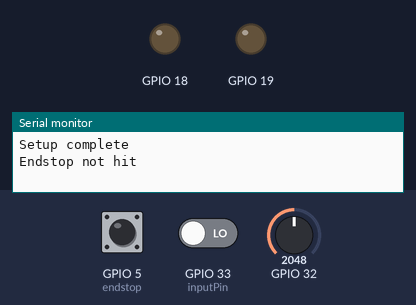
Recording of a program running on a simulated ESP32. On the bench: output pins drawn as LEDs (lit = HIGH), the last lines printed to the serial monitor. Inputs (shaded band) come from the test bench; at power-on: GPIO 33 (inputPin) LOW, GPIO 5 (endstop) LOW, GPIO 32 = 2048.

Above: at 1.2 s.
1.3 s: GPIO 33 (inputPin) driven HIGH
At 2.5 s:
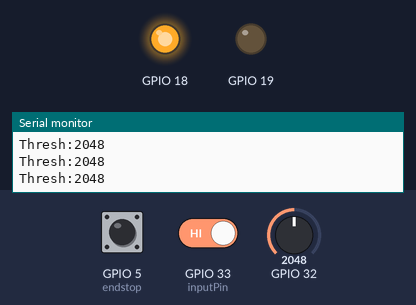
At 4.1 s:
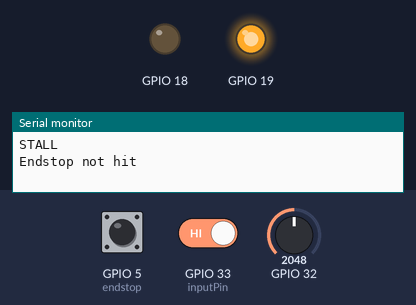
4.3 s: GPIO 5 (endstop) pulled HIGH for 1 s
Timing chart, 0 to 7.3 s (numbered marks = the images above; inputs shaded):
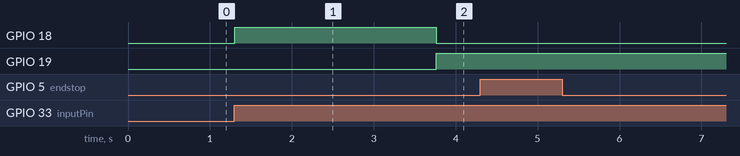

The program:

main.cpp
```cpp
#include "Arduino.h"
#include "motor.h"
#include "button.h"
#include "config.h"

const int inputPin = 33;
const int endstop = 5;

int status = 0;

MotorDriver motor(18, 19, 32, 250);
Button button(33);

long last_millis;
long button_pressed = false;

void onButtonPress()
{
  Serial.println("Button pressed");
  status++;
  if (status > 2)
    status = 0;
  switch (status)
  {
  case 0:
    motor.backward();
    break;
  case 1:
    motor.forward();
    break;
  case 2:
    motor.stop();
    break;
  default:
    motor.stop();
  }
}

void setup()
{
  Serial.begin(9600);
  pinMode(inputPin, INPUT_PULLDOWN);
  pinMode(endstop, INPUT_PULLDOWN);
  last_millis = millis();
  motor.overrideJamDetection = false;
  motor.debug = DEBUG_MOTOR;
  button.debug = DEBUG_BUTTON;

  button.onDown(onButtonPress);
  Serial.println("Setup complete");
}

void loop()
{
  motor.loop();
  button.loop();

  int state = digitalRead(endstop);

  long diff = millis() - last_millis;
  if (diff > 1000)
  {
    last_millis = millis();
    if (state == HIGH)
    {
      Serial.println("Endstop hit");
    }
    else
    {
      Serial.println("Endstop not hit");
    }
  }
}
```

button.cpp
```cpp
#include "button.h"

void fallbackCallback(){
    Serial.println("No callback set");
}

Button::Button(int pin)
{
    this->pin = pin;
}

void Button::onDown(fptr callback)
{
    if (this->debug) Serial.println("Setting down callback");
    this->downCallback = callback;
}

void Button::onUp(fptr callback)
{
    if (this->debug) Serial.println("Setting up callback");
    this->upCallback = callback;
}

void Button::loop(){
    int input = digitalRead(this->pin);
    if (this->buttonPressed && input==LOW){
        if (this->upCallback){
            if (this->debug) Serial.println("button released");
            this->upCallback.value_or(fallbackCallback)();
        }
    }else if(!this->buttonPressed&&input==HIGH){
     if (this->downCallback){
            if (this->debug) Serial.println("button pressed");
            this->downCallback.value_or(fallbackCallback)();
        }
    }
    this->buttonPressed = input;
}

bool Button::isPressed()
{
    return this->buttonPressed;
}
```

button.h
```cpp
#include <optional>
#include <Arduino.h>

#if defined(__arm__) || defined(ESP8266) || defined(ESP32)
    #include <functional>
    using fptr = std::function<void()>;
#else
    typedef void (*fptr)();
#endif


class Button{
    public:
        Button(int pin);
        void onDown(fptr callback);
        void onUp(fptr callback);
        void loop();
        bool isPressed();
        bool debug = false;

    private:
        bool buttonPressed = false;
        int pin;
        std::optional<fptr> downCallback;
        std::optional<fptr> upCallback;
};
```

motor.cpp
```cpp
#include "motor.h"
#include <Arduino.h>

MotorDriver::MotorDriver(int forwardPin, int backwardPin, int thresholdPin, int thresholdValue)
{
    this->forwardPin = forwardPin;
    this->backwardPin = backwardPin;
    this->thresholdPin = thresholdPin;
    this->thresholdValue = thresholdValue;

    this->lastThresholdMeasurement = millis();
    this->lastThreshold=0;
    this->lastStateChange = millis();

    pinMode(forwardPin, OUTPUT);
    pinMode(backwardPin, OUTPUT);
    pinMode(thresholdPin, INPUT);
}

void MotorDriver::loop(){
    long millisSinceLastStateChange = millis() - this->lastStateChange;

    this->applyState(this->state);

    if (!this->overrideJamDetection && this->shouldStall()){
      if ( this->debug)Serial.println("STALL");
      this->backward();
    }

    long millisSinceLastStall = millis() - this->lastStall;

    if (this->stalled && millisSinceLastStall > 5000){
      this->stallRetries = 0;
    }
}

void MotorDriver::applyState(MOTOR_STATE state){
    if (state == FORWARD){
        digitalWrite(this->forwardPin, HIGH);
        digitalWrite(this->backwardPin, LOW);
    } else if (state == BACKWARD){
        digitalWrite(this->forwardPin, LOW);
        digitalWrite(this->backwardPin, HIGH);
    } else {
        digitalWrite(this->forwardPin, LOW);
        digitalWrite(this->backwardPin, LOW);
    }
}

void MotorDriver::reverse(){
  if (this->state==MOTOR_STATE::FORWARD){
    this->backward();
  }else if (this->state==MOTOR_STATE::BACKWARD){
    this->forward();
  }
}

void MotorDriver::forward()
{
      this->setState(MOTOR_STATE::FORWARD);
}

void MotorDriver::backward()
{

  this->setState(MOTOR_STATE::BACKWARD);
}

void MotorDriver::stop()
{
    this->setState(MOTOR_STATE::STOPPED);
}

void MotorDriver::setState(MOTOR_STATE state){
  if (state==this->state) return;
  this->thresholdIndex=0;
  for (int i=0; i<THRESHOLD_COUNT;i++) this->thresholds[i] = 0;
  this->state = state;
  this->lastStateChange = millis();
}

MOTOR_STATE MotorDriver::getState()
{
    return this->state;
}

bool MotorDriver::shouldStall(){
     long diff = millis() - this->lastStateChange;

     if (this->state != MOTOR_STATE::FORWARD) return false;

    int threshold = analogRead(this->thresholdPin);

     if (this->debug) Serial.println("Thresh:"+String(threshold));
     if (this->state==MOTOR_STATE::STOPPED) return false;
     if (diff < 1000) return false;

    this->insertThreshold(threshold);
    int avg = this->thresholdAvg();
    if (avg - threshold > this->thresholdValue ){
      if (this->debug) Serial.println("should stall because avg("+String(avg)+")- thresh("+String(threshold)+") > thr("+String(this->thresholdValue)+")");
      return true;
    }
    return false;
}

void MotorDriver::insertThreshold(int threshold)
{
    long diff = millis() - this->lastThresholdMeasurement;
    if (diff < THRESHOLD_DELAY) return;
    this->lastThresholdMeasurement = millis();
    this->thresholdIndex++;
    this->thresholds[this->thresholdIndex] = threshold;
    if (this->thresholdIndex >= THRESHOLD_COUNT){
        this->thresholdIndex = 0;
    }
}

int MotorDriver::thresholdAvg()
{
  if (thresholdIndex==0) return 0;
    long sum = 0;
    for (int i = 0; i < THRESHOLD_COUNT; i++){
        sum += this->thresholds[i];
    }
    return sum / this->thresholdIndex;
}
```

motor.h
```cpp
#define THRESHOLD_COUNT 100
#define THRESHOLD_DELAY 10

enum MOTOR_STATE {
    STOPPED,
    FORWARD,
    BACKWARD
};

class MotorDriver {
    public:
        MotorDriver(int forwardPin, int backwardPin, int thresholdPin, int thresholdValue);
        void loop();

        void forward();
        void backward();
        void reverse();
        void stop();

        MOTOR_STATE getState();
        int thresholdAvg();
        bool overrideJamDetection = false;
        bool debug = false;


    private:
        int forwardPin;
        int backwardPin;
        int thresholdPin;
        int thresholdValue;
        int lastThreshold;
        long lastStateChange;

        MOTOR_STATE state;

        long lastThresholdMeasurement;

        bool stalled = false;
        int stallRetries = 0;
        long lastStall = 0;

        int thresholds[THRESHOLD_COUNT];
        int thresholdIndex = 0;
        void insertThreshold(int threshold);
        void applyState(MOTOR_STATE state);
        bool shouldStall();
        void setState(MOTOR_STATE state);

};
```

config.h
```cpp
#define DEBUG_MODE true
#define DEBUG_BUTTON false
#define DEBUG_MOTOR true
#define TELEMETRY_ENABLED false
```

Measured:
- after the input at 1.3 s, GPIO 18: LOW → HIGH at once, → LOW 2.5 s later; GPIO 19: LOW → HIGH after 2.5 s
